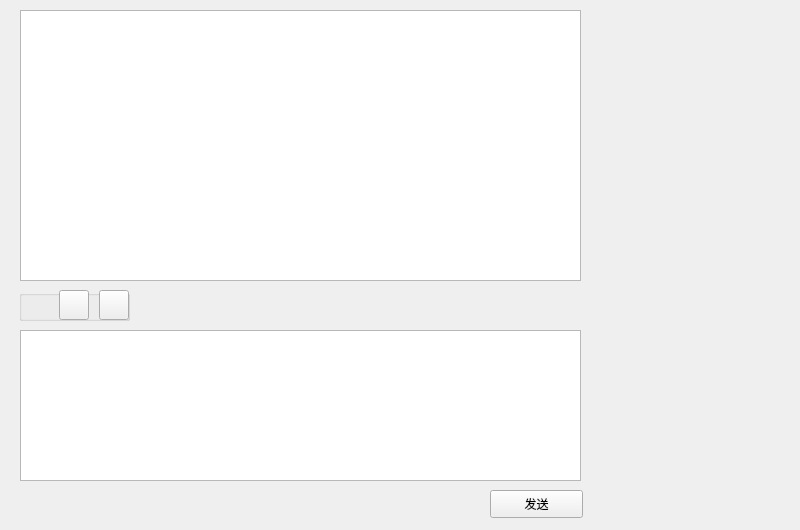
<?xml version="1.0" encoding="UTF-8"?>
<ui version="4.0">
 <class>ChatDialog</class>
 <widget class="QWidget" name="ChatDialog">
  <property name="geometry">
   <rect>
    <x>0</x>
    <y>0</y>
    <width>800</width>
    <height>530</height>
   </rect>
  </property>
  <property name="minimumSize">
   <size>
    <width>600</width>
    <height>530</height>
   </size>
  </property>
  <property name="maximumSize">
   <size>
    <width>800</width>
    <height>530</height>
   </size>
  </property>
  <property name="windowTitle">
   <string>Form</string>
  </property>
  <widget class="QTextEdit" name="te_chat">
   <property name="geometry">
    <rect>
     <x>20</x>
     <y>330</y>
     <width>561</width>
     <height>151</height>
    </rect>
   </property>
   <property name="minimumSize">
    <size>
     <width>561</width>
     <height>151</height>
    </size>
   </property>
   <property name="maximumSize">
    <size>
     <width>561</width>
     <height>151</height>
    </size>
   </property>
  </widget>
  <widget class="QPushButton" name="pb_send">
   <property name="geometry">
    <rect>
     <x>490</x>
     <y>490</y>
     <width>93</width>
     <height>28</height>
    </rect>
   </property>
   <property name="text">
    <string>发送</string>
   </property>
  </widget>
  <widget class="QGroupBox" name="groupBox">
   <property name="geometry">
    <rect>
     <x>19</x>
     <y>290</y>
     <width>111</width>
     <height>31</height>
    </rect>
   </property>
   <property name="title">
    <string/>
   </property>
   <widget class="QPushButton" name="pb_tool1">
    <property name="geometry">
     <rect>
      <x>0</x>
      <y>0</y>
      <width>30</width>
      <height>30</height>
     </rect>
    </property>
    <property name="toolTip">
     <string>&lt;html&gt;&lt;head/&gt;&lt;body&gt;&lt;p&gt;发送文件&lt;/p&gt;&lt;/body&gt;&lt;/html&gt;</string>
    </property>
    <property name="text">
     <string/>
    </property>
    <property name="icon">
     <iconset resource="res.qrc">
      <normaloff>:/images/share.png</normaloff>:/images/share.png</iconset>
    </property>
    <property name="iconSize">
     <size>
      <width>30</width>
      <height>30</height>
     </size>
    </property>
    <property name="flat">
     <bool>true</bool>
    </property>
   </widget>
   <widget class="QPushButton" name="pb_tool2">
    <property name="geometry">
     <rect>
      <x>40</x>
      <y>0</y>
      <width>30</width>
      <height>30</height>
     </rect>
    </property>
    <property name="text">
     <string/>
    </property>
   </widget>
   <widget class="QPushButton" name="pb_tool3">
    <property name="geometry">
     <rect>
      <x>80</x>
      <y>0</y>
      <width>30</width>
      <height>30</height>
     </rect>
    </property>
    <property name="text">
     <string/>
    </property>
   </widget>
  </widget>
  <widget class="QTextBrowser" name="tb_chat">
   <property name="geometry">
    <rect>
     <x>20</x>
     <y>10</y>
     <width>561</width>
     <height>271</height>
    </rect>
   </property>
   <property name="minimumSize">
    <size>
     <width>561</width>
     <height>271</height>
    </size>
   </property>
   <property name="maximumSize">
    <size>
     <width>561</width>
     <height>271</height>
    </size>
   </property>
  </widget>
  <widget class="QScrollArea" name="scrollArea">
   <property name="geometry">
    <rect>
     <x>590</x>
     <y>10</y>
     <width>201</width>
     <height>511</height>
    </rect>
   </property>
   <property name="frameShape">
    <enum>QFrame::NoFrame</enum>
   </property>
   <property name="widgetResizable">
    <bool>true</bool>
   </property>
   <widget class="QWidget" name="scrollAreaWidgetContents">
    <property name="geometry">
     <rect>
      <x>0</x>
      <y>0</y>
      <width>201</width>
      <height>511</height>
     </rect>
    </property>
    <layout class="QVBoxLayout" name="verticalLayout">
     <property name="leftMargin">
      <number>0</number>
     </property>
     <property name="topMargin">
      <number>3</number>
     </property>
     <property name="rightMargin">
      <number>0</number>
     </property>
     <property name="bottomMargin">
      <number>3</number>
     </property>
     <item>
      <widget class="QWidget" name="wt_list" native="true"/>
     </item>
     <item>
      <spacer name="verticalSpacer">
       <property name="orientation">
        <enum>Qt::Vertical</enum>
       </property>
       <property name="sizeHint" stdset="0">
        <size>
         <width>20</width>
         <height>485</height>
        </size>
       </property>
      </spacer>
     </item>
    </layout>
   </widget>
  </widget>
 </widget>
 <resources>
  <include location="res.qrc"/>
 </resources>
 <connections/>
</ui>
